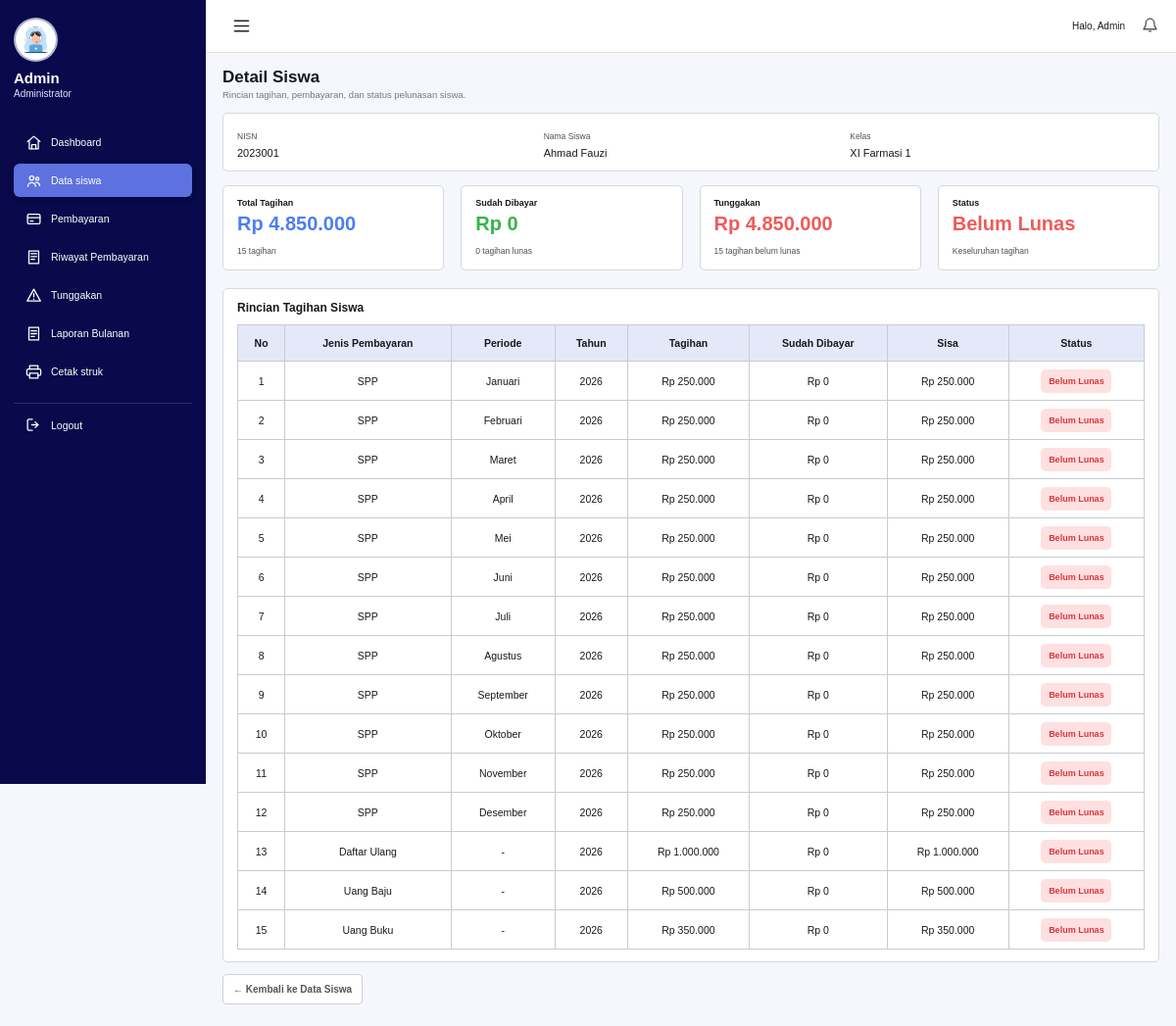
/admin/detail_siswa.php?id=1 (signed in), run on the app's committed database.
### tables this page shows
CREATE TABLE siswa (
    id INT AUTO_INCREMENT PRIMARY KEY,
    nisn VARCHAR(20) NOT NULL UNIQUE,
    nis VARCHAR(20) DEFAULT NULL,
    nama VARCHAR(100) NOT NULL,
    kelas VARCHAR(30) NOT NULL,
    jurusan VARCHAR(100) DEFAULT NULL,
    jenis_kelamin ENUM('L','P') DEFAULT NULL,
    alamat TEXT DEFAULT NULL,
    no_hp VARCHAR(20) DEFAULT NULL,
    password VARCHAR(255) NOT NULL,
    created_at TIMESTAMP DEFAULT CURRENT_TIMESTAMP,
    updated_at TIMESTAMP DEFAULT CURRENT_TIMESTAMP ON UPDATE CURRENT_TIMESTAMP
);

CREATE TABLE tagihan (
    id INT AUTO_INCREMENT PRIMARY KEY,
    siswa_id INT NOT NULL,
    jenis_id INT NOT NULL,
    periode VARCHAR(30) DEFAULT NULL,
    tahun INT NOT NULL,
    nominal DECIMAL(12,2) NOT NULL,
    created_at TIMESTAMP DEFAULT CURRENT_TIMESTAMP,
    UNIQUE KEY uniq_tagihan (siswa_id, jenis_id, periode, tahun),
    CONSTRAINT fk_tagihan_siswa FOREIGN KEY (siswa_id) REFERENCES siswa(id) ON DELETE CASCADE,
    CONSTRAINT fk_tagihan_jenis FOREIGN KEY (jenis_id) REFERENCES jenis_pembayaran(id) ON DELETE RESTRICT
);

CREATE TABLE jenis_pembayaran (
    id INT AUTO_INCREMENT PRIMARY KEY,
    nama VARCHAR(50) NOT NULL UNIQUE,
    nominal_default DECIMAL(12,2) NOT NULL DEFAULT 0
);

### config.php (called while the page is built, shortened)
<?php
function e($value) {
    return htmlspecialchars((string)$value, ENT_QUOTES, 'UTF-8');
}
function rupiah($value) {
    return "Rp " . number_format((float)$value, 0, ',', '.');
}
?>

### admin/detail_siswa.php (the view, shortened to what this page needs)
<?php
require_once "../config.php";
$id = (int)($_GET['id'] ?? 0);
$stmt = $conn->prepare("SELECT * FROM siswa WHERE id=? LIMIT 1");
$stmt->bind_param("i", $id);
$stmt->execute();
$siswa = $stmt->get_result()->fetch_assoc();
$stmt = $conn->prepare("SELECT t.id,t.periode,t.tahun,t.nominal,j.nama AS jenis,
    COALESCE(SUM(p.jumlah),0) AS dibayar
    FROM tagihan t
    JOIN jenis_pembayaran j ON j.id=t.jenis_id
    LEFT JOIN pembayaran p ON p.tagihan_id=t.id
    WHERE t.siswa_id=?
    GROUP BY t.id,t.periode,t.tahun,t.nominal,j.nama
    ORDER BY t.tahun DESC,t.id ASC");
$stmt->bind_param("i", $id);
$stmt->execute();
$tagihan = $stmt->get_result();
$totalTagihan = 0;
$totalDibayar = 0;
$jumlahLunas = 0;
$jumlahBelum = 0;
$rows = [];
while ($r = $tagihan->fetch_assoc()) {
    $r['sisa'] = max(0, (float)$r['nominal'] - (float)$r['dibayar']);
    $r['lunas'] = (float)$r['dibayar'] >= (float)$r['nominal'];
    $totalTagihan += (float)$r['nominal'];
    $totalDibayar += (float)$r['dibayar'];
    if ($r['lunas']) $jumlahLunas++; else $jumlahBelum++;
    $rows[] = $r;
}
$totalSisa = max(0, $totalTagihan - $totalDibayar);
?>
<!DOCTYPE html>
<html lang="id">
<head>
</head>
<body>
<div class="dashboard-wrapper" id="dashboardWrapper">
<aside class="sidebar"><div class="profile"><div class="profile-photo"><img src="../assets/img/admin.jpg" alt="Foto Admin"></div><div class="profile-name">Admin</div><div class="profile-role">Administrator</div></div><nav class="menu">
<a href="dashboard_admin.php"><span class="menu-icon"><svg viewBox="0 0 24 24"><path d="M3 10.5 12 3l9 7.5"></path><path d="M5.5 9.5V21h13V9.5"></path><path d="M9 21v-6h6v6"></path></svg></span><span class="menu-text">Dashboard</span></a>
<a href="data_siswa.php" class="active"><span class="menu-icon"><svg viewBox="0 0 24 24"><circle cx="9" cy="8" r="3"></circle><path d="M3.5 20a5.5 5.5 0 0 1 11 0"></path><circle cx="17" cy="9" r="2.2"></circle><path d="M15 14.5a4.5 4.5 0 0 1 5.5 4.5"></path></svg></span><span class="menu-text">Data siswa</span></a>
<a href="pembayaran.php"><span class="menu-icon"><svg viewBox="0 0 24 24"><rect x="3" y="5" width="18" height="14" rx="2"></rect><path d="M3 10h18"></path><path d="M7 15h4"></path></svg></span><span class="menu-text">Pembayaran</span></a>
<a href="riwayat_pembayaran.php"><span class="menu-icon"><svg viewBox="0 0 24 24"><path d="M5 3h14v18H5z"></path><path d="M8 7h8M8 11h8M8 15h5"></path></svg></span><span class="menu-text">Riwayat Pembayaran</span></a>
<a href="tunggakan.php"><span class="menu-icon"><svg viewBox="0 0 24 24"><path d="M12 3 2.5 20h19L12 3z"></path><path d="M12 9v5M12 17v.5"></path></svg></span><span class="menu-text">Tunggakan</span></a>
<a href="laporan_bulanan.php"><span class="menu-icon"><svg viewBox="0 0 24 24"><path d="M5 3h14v18H5z"></path><path d="M8 8h8M8 12h8M8 16h5"></path></svg></span><span class="menu-text">Laporan Bulanan</span></a>
<a href="cetak_struk.php"><span class="menu-icon"><svg viewBox="0 0 24 24"><path d="M6 8V3h12v5"></path><path d="M6 17H4a2 2 0 0 1-2-2v-5a2 2 0 0 1 2-2h16a2 2 0 0 1 2 2v5a2 2 0 0 1-2 2h-2"></path><path d="M6 14h12v7H6z"></path></svg></span><span class="menu-text">Cetak struk</span></a>
<a href="../logout.php"><span class="menu-icon"><svg viewBox="0 0 24 24"><path d="M10 4H5a2 2 0 0 0-2 2v12a2 2 0 0 0 2 2h5"></path><path d="M14 8l4 4-4 4"></path><path d="M9 12h9"></path></svg></span><span class="menu-text">Logout</span></a>
</nav></aside>
<main class="main"><header class="topbar"><button class="hamburger" id="sidebarToggle" type="button" aria-label="Tampilkan/sembunyikan sidebar"><svg viewBox="0 0 24 24"><path d="M4 6h16M4 12h16M4 18h16"></path></svg></button><div class="topbar-right"><span>Halo, Admin</span><span class="notification"><svg viewBox="0 0 24 24"><path d="M18 9a6 6 0 0 0-12 0c0 7-3 7-3 9h18c0-2-3-2-3-9"></path><path d="M10 21h4"></path></svg></span></div></header>
<section class="content">
<h1 class="page-title">Detail Siswa</h1>
<p class="page-subtitle">Rincian tagihan, pembayaran, dan status pelunasan siswa.</p>
<div class="card" style="margin-bottom:14px;"><div style="display:grid;grid-template-columns:repeat(3,minmax(0,1fr));gap:12px;"><div><small>NISN</small><div style="font-size:11px;margin-top:4px;"><?=e($siswa['nisn'])?></div></div><div><small>Nama Siswa</small><div style="font-size:11px;margin-top:4px;"><?=e($siswa['nama'])?></div></div><div><small>Kelas</small><div style="font-size:11px;margin-top:4px;"><?=e($siswa['kelas'])?></div></div></div></div>
<div class="cards"><div class="card"><div class="stat-title">Total Tagihan</div><div class="stat-value blue"><?=rupiah($totalTagihan)?></div><small><?=count($rows)?> tagihan</small></div><div class="card"><div class="stat-title">Sudah Dibayar</div><div class="stat-value green"><?=rupiah($totalDibayar)?></div><small><?=$jumlahLunas?> tagihan lunas</small></div><div class="card"><div class="stat-title">Tunggakan</div><div class="stat-value red"><?=rupiah($totalSisa)?></div><small><?=$jumlahBelum?> tagihan belum lunas</small></div><div class="card"><div class="stat-title">Status</div><div class="stat-value <?= $totalSisa>0?'red':'green' ?>"><?= $totalSisa>0?'Belum Lunas':'Lunas' ?></div><small>Keseluruhan tagihan</small></div></div>
<div class="card"><h3 style="font-size:12px;margin-bottom:10px;">Rincian Tagihan Siswa</h3><div class="table-wrap"><table class="table"><thead><tr><th>No</th><th>Jenis Pembayaran</th><th>Periode</th><th>Tahun</th><th>Tagihan</th><th>Sudah Dibayar</th><th>Sisa</th><th>Status</th></tr></thead><tbody><?php foreach($rows as $i=>$r): ?><tr><td><?=$i+1?></td><td><?=e($r['jenis'])?></td><td><?=e($r['periode'] ?: '-')?></td><td><?=e($r['tahun'])?></td><td><?=rupiah($r['nominal'])?></td><td><?=rupiah($r['dibayar'])?></td><td><?=rupiah($r['sisa'])?></td><td><?php if($r['lunas']): ?><span class="badge green">Lunas</span><?php else: ?><span class="badge red">Belum Lunas</span><?php endif; ?></td></tr><?php endforeach; ?><?php if(!$rows): ?><tr><td colspan="8" style="padding:18px;color:#777;">Belum ada data tagihan.</td></tr><?php endif; ?></tbody></table></div></div>
<a class="btn light back" href="data_siswa.php">← Kembali ke Data Siswa</a>
</section></main></div>
</body></html>

### admin/detail_siswa.php (style rules this page uses)
* { margin:0;padding:0;box-sizing:border-box }
:root { --navy:#09094b;--blue:#5d72df;--page:#f5f7fc;--border:#d8dbe5;--text:#17191f;--muted:#737783;--sidebar-width:210px;--sidebar-collapsed:68px }
html,body { width:100%;min-height:100% }
body { font-family:Arial,Helvetica,sans-serif;background:var(--page);color:var(--text);overflow-x:hidden }
.dashboard-wrapper { min-height:100vh }
.sidebar { position:fixed;left:0;top:0;width:var(--sidebar-width);height:100vh;padding:18px 14px;background:var(--navy);color:#fff;z-index:1000;overflow:hidden;transition:.25s }
.profile { margin-bottom:27px }
.profile-photo { width:45px;height:45px;border-radius:50%;overflow:hidden;background:#9fa6c2;margin-bottom:8px;border:2px solid rgba(255,255,255,.16) }
.profile-photo img { width:100%;height:100%;object-fit:cover;display:block }
.profile-name { font-size:15px;font-weight:600 }
.profile-role { margin-top:2px;color:#dfe2ff;font-size:10px }
.menu { display:flex;flex-direction:column;gap:5px }
.menu a { height:34px;display:flex;align-items:center;padding:0 9px;border-radius:6px;color:#fff;text-decoration:none;font-size:10.5px;font-weight:500;white-space:nowrap }
.menu a.active { background:var(--blue);box-shadow:0 2px 8px rgba(0,0,0,.12) }
.menu-icon { width:22px;height:22px;flex:0 0 22px;margin-right:7px;display:inline-flex;align-items:center;justify-content:center }
.menu-icon svg { width:17px;height:17px;fill:none;stroke:currentColor;stroke-width:1.8;stroke-linecap:round;stroke-linejoin:round }
.menu a:last-child { margin-top:10px;padding-top:8px;height:36px;border-top:1px solid rgba(255,255,255,.15);border-radius:0 }
.main { margin-left:var(--sidebar-width);width:calc(100% - var(--sidebar-width));min-height:100vh;background:var(--page);transition:.25s }
.topbar { height:54px;padding:0 18px 0 21px;background:#fff;border-bottom:1px solid #e0e2e8;display:flex;align-items:center;justify-content:space-between }
.hamburger { width:31px;height:31px;border:0;background:transparent;color:#202126;display:inline-flex;align-items:center;justify-content:center;cursor:pointer;border-radius:6px }
.hamburger svg { width:21px;height:21px;stroke:currentColor;fill:none;stroke-width:1.9;stroke-linecap:round }
.topbar-right { display:flex;align-items:center;gap:17px;font-size:10px }
.notification svg { width:17px;height:17px;stroke:#555;fill:none;stroke-width:1.8 }
.content { padding:15px 17px 22px }
.page-title { font-size:17px;font-weight:700;margin-bottom:2px }
.page-subtitle { color:#737783;font-size:9.5px;line-height:1.3;margin-bottom:12px }
.cards { display:grid;grid-template-columns:repeat(4,minmax(0,1fr));gap:17px;margin-bottom:18px }
.card { background:#fff;border:1px solid #d5d8e0;border-radius:5px;padding:12px 14px }
.stat-title { font-size:9px;font-weight:600 }
.stat-value { font-size:20px;font-weight:700;margin:5px 0 }
.stat-value.blue { color:#4d7df3 }
.stat-value.green { color:#35b649 }
.stat-value.red { color:#ef5b5b }
.card small { font-size:8.5px;color:#4d4f55 }
.table-wrap { width:100%;overflow-x:auto }
.table { width:100%;min-width:780px;border-collapse:collapse;font-size:10.5px;background:#fff }
.table th { height:37px;padding:6px 8px;background:#e4e8f8;border:1px solid #c7cbda;text-align:center;font-weight:700;white-space:nowrap }
.table td { height:40px;padding:6px 8px;border:1px solid #c9cbd1;text-align:center;vertical-align:middle;white-space:nowrap }
.badge { display:inline-flex;align-items:center;justify-content:center;min-width:72px;min-height:24px;padding:3px 7px;border-radius:5px;font-size:9px;font-weight:700 }
.badge.red { background:#ffe0e0;color:#d9363e }
.btn { min-height:31px;display:inline-flex;align-items:center;justify-content:center;padding:0 10px;border-radius:4px;border:1px solid transparent;text-decoration:none;font-size:10px;font-weight:600;cursor:pointer }
.btn.light { background:#fff;color:#555;border-color:#cfd2da }
.back { margin-top:12px }

### data on the page
siswa: nisn "2023001", nama "Ahmad Fauzi", kelas "XI Farmasi 1"
tagihan: jenis.nama "SPP", periode "Januari", tahun "2026", nominal "Rp 250.000", dibayar "Rp 0", sisa "Rp 250.000"
tagihan: jenis.nama "SPP", periode "Februari", tahun "2026", nominal "Rp 250.000", dibayar "Rp 0", sisa "Rp 250.000"
tagihan: jenis.nama "SPP", periode "Maret", tahun "2026", nominal "Rp 250.000", dibayar "Rp 0", sisa "Rp 250.000"
tagihan: jenis.nama "SPP", periode "April", tahun "2026", nominal "Rp 250.000", dibayar "Rp 0", sisa "Rp 250.000"
tagihan: jenis.nama "SPP", periode "Mei", tahun "2026", nominal "Rp 250.000", dibayar "Rp 0", sisa "Rp 250.000"
tagihan: jenis.nama "SPP", periode "Juni", tahun "2026", nominal "Rp 250.000", dibayar "Rp 0", sisa "Rp 250.000"
tagihan: jenis.nama "SPP", periode "Juli", tahun "2026", nominal "Rp 250.000", dibayar "Rp 0", sisa "Rp 250.000"
tagihan: jenis.nama "SPP", periode "Agustus", tahun "2026", nominal "Rp 250.000", dibayar "Rp 0", sisa "Rp 250.000"
tagihan: jenis.nama "SPP", periode "September", tahun "2026", nominal "Rp 250.000", dibayar "Rp 0", sisa "Rp 250.000"
tagihan: jenis.nama "SPP", periode "Oktober", tahun "2026", nominal "Rp 250.000", dibayar "Rp 0", sisa "Rp 250.000"
tagihan: jenis.nama "SPP", periode "November", tahun "2026", nominal "Rp 250.000", dibayar "Rp 0", sisa "Rp 250.000"
tagihan: jenis.nama "SPP", periode "Desember", tahun "2026", nominal "Rp 250.000", dibayar "Rp 0", sisa "Rp 250.000"
tagihan: jenis.nama "Daftar Ulang", periode "-", tahun "2026", nominal "Rp 1.000.000", dibayar "Rp 0", sisa "Rp 1.000.000"
tagihan: jenis.nama "Uang Baju", periode "-", tahun "2026", nominal "Rp 500.000", dibayar "Rp 0", sisa "Rp 500.000"
tagihan: jenis.nama "Uang Buku", periode "-", tahun "2026", nominal "Rp 350.000", dibayar "Rp 0", sisa "Rp 350.000"

### other printed values
rupiah($totalTagihan) "Rp 4.850.000"
count($rows) "15"
rupiah($totalDibayar) "Rp 0"
$jumlahLunas "0"
rupiah($totalSisa) "Rp 4.850.000"
$jumlahBelum "15"
